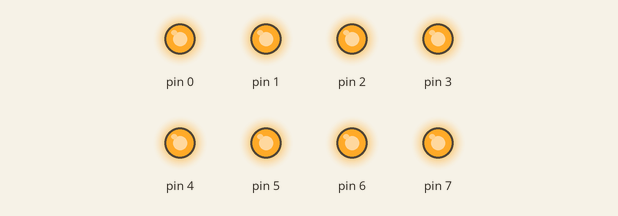
This sketch was run on a simulated Arduino Uno, built with avr-gcc and run on an emulated ATmega328P. On the bench: output pins drawn as LEDs (lit = HIGH).

Above: at 0.5 s.
At 3.5 s:
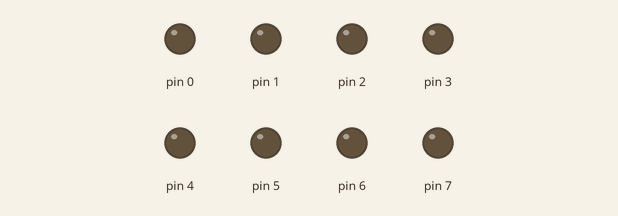
Timing chart, 0 to 4.6 s (numbered marks = the images above):
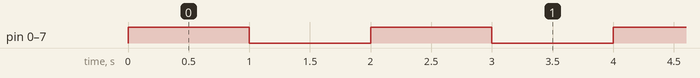

Measured:
- by itself, pin 0–7: alternates HIGH for 1.0 s and LOW for 1.0 s

The sketch:

sketch_dec11a.ino
```cpp
void setup() {
  // put your setup code here, to run once:
DDRD=0xff;
}

void loop() {
  // put your main code here, to run repeatedly:
PORTD=0xff;
delay(1000);
PORTD=0x00;
delay(1000);
}
```
